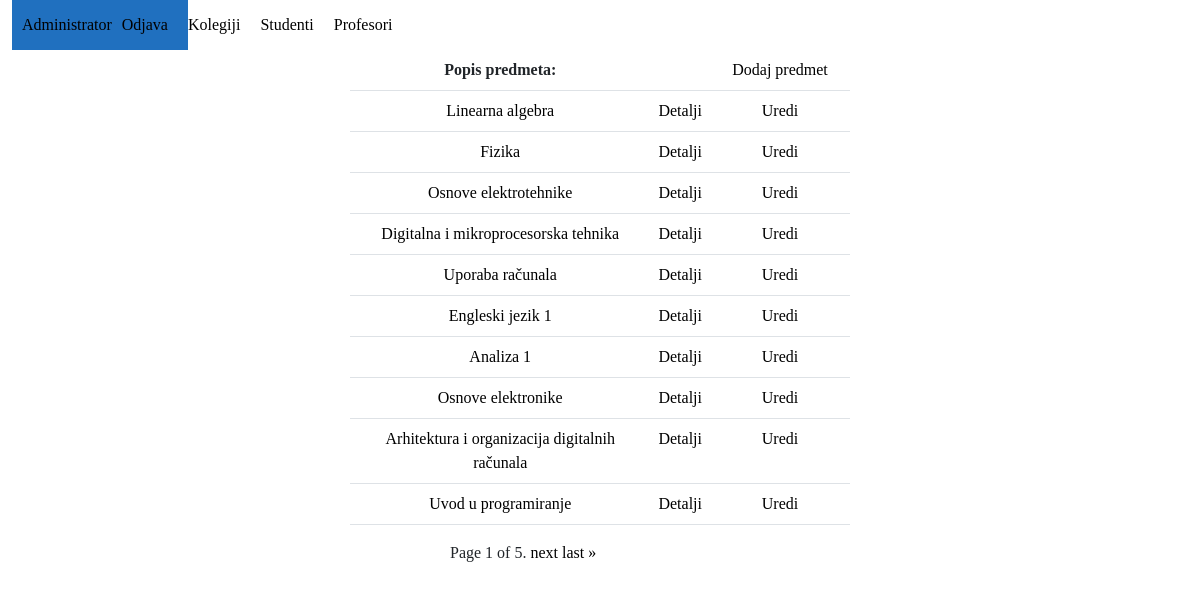
Screenshot of /courses/ (signed in) with the database file from the repository.
### app_1/models.py (models this page shows, shortened)
class Predmeti(models.Model):
    IZBORNI = (('DA', 'da'), ('NE', 'ne'))
    name = models.CharField(max_length=50)
    kod = models.CharField(max_length=50)
    program = models.CharField(max_length=50)
    ects = models.IntegerField()
    sem_red = models.IntegerField()
    sem_izv = models.IntegerField()
    izborni = models.CharField(max_length=50, choices=IZBORNI)
    nositelj = models.ForeignKey(Korisnik, on_delete=models.CASCADE, blank=True, null=True)

### app_1/decorators.py (the view)
    def wrap(request, *args, **kwargs):
        korisnik = Korisnik.objects.get(pk=request.user.pk)
        if korisnik.role == 'adm' and korisnik.is_authenticated and korisnik.is_active:
            return function(request, *args, **kwargs)
        else:
            raise PermissionDenied

### app_1/views.py (called while the page is built)
@admin_required
def courses(request):
    queryset = Predmeti.objects.all()
    paginator = Paginator(queryset, 10)
    page_number = request.GET.get('page')
    page_obj = paginator.get_page(page_number)
    return render(request, 'courses.html', {'page_obj': page_obj})

### app_1/templates/courses.html (shortened to what this page needs)
{% extends 'adminpage.html' %}
{% block courses %}
<div class="d-flex justify-content-center">
<form method="post">
  <table id="predmetilink" class="table table-hover predmeti">
    <tr>
      <th>Popis predmeta:</th>
      <td></td>
      <td style="width:140px;"><a href="{% url 'add_subject'%}">Dodaj predmet</a></td>
    </tr>
    {% for object in page_obj %}
    <tr>
      <td><a href="{% url 'students_on_subject' object.pk %}">{{ object.name }}</a></td>
      <td> <a href="{% url 'detail_predmet' object.pk %}"> Detalji </a></td>
      <td> <a href="{% url 'edit_subject' object.pk %}"> Uredi </a> </td>
    </tr>
    {% endfor %}
  </table>
  <div class="pagination">
    <span class="step-links">
        <span class="current">
          Page {{ page_obj.number }} of {{ page_obj.paginator.num_pages }}.
        </span>
        {% if page_obj.has_next %}
            <a href="?page={{ page_obj.next_page_number }}">next</a>
            <a href="?page={{ page_obj.paginator.num_pages }}">last &raquo;</a>
        {% endif %}
    </span>
  </div>
</form>
</div>
{% endblock courses %}

### app_1/templates/adminpage.html
{% extends 'base.html' %}
{% block adminpage %}
<div class="container-fluid">
  <div class="row">
    <div class="col-lg-2">
      <div class="toolbar">
        <a class="navbar-brand" href="#">Administrator</a>
        <a class="toolbar-item" href="{% url 'logout' %}">Odjava</a>
        <a class="toolbar-item" href="{% url 'courses' %}">Kolegiji</a>
        <a class="toolbar-item" href="{% url 'students' %}">Studenti</a>
        <a class="toolbar-item" href="{% url 'professors' %}">Profesori</a>
      </div>
    </div>
  </div>
</div>
{% endblock %}

### app_1/templates/base.html (shortened to what this page needs)
<!DOCTYPE html>
<html lang="en">
<head>
    <link href="https://cdn.jsdelivr.net/npm/bootstrap@5.3.0/dist/css/bootstrap.min.css" rel="stylesheet">
    {% load static %}
    <link rel="stylesheet" type="text/css" href="{% static 'css/style.css' %}?{% now 'U' %}" />
</head>
<body>
    {% block adminpage %}
    {% endblock  %}
    {% block courses %}
    {% endblock %}
</body>
</html>

### app_1/static/css/style.css (style rules this page uses)
* { margin: 0; padding: 0; box-sizing: border-box; }
body { font-size: 16px; overflow-x: hidden; text-align: center; height: 100%; font-family: 'Times New Roman', Times, serif; }
.toolbar { background-color: #2070bf; display: flex; align-items: center; height: 50px; padding: 0 10px; }
.toolbar-item { color: white; text-decoration: none; padding: 10px; }
.pagination { margin-left: 100px; }
.predmeti { width: 500px; height: vh; font-family: 'Times New Roman', Times, serif }
a:link { color: #000000; text-decoration: none; }

### rows the page displays
Predmeti: name "Linearna algebra"
Predmeti: name "Fizika"
Predmeti: name "Osnove elektrotehnike"
Predmeti: name "Digitalna i mikroprocesorska tehnika"
Predmeti: name "Uporaba računala"
Predmeti: name "Engleski jezik 1"
Predmeti: name "Analiza 1"
Predmeti: name "Osnove elektronike"
Predmeti: name "Arhitektura i organizacija digitalnih računala"
Predmeti: name "Uvod u programiranje"

### other values shown
{{ page_obj.number }} "1"
{{ page_obj.paginator.num_pages }} "5"
